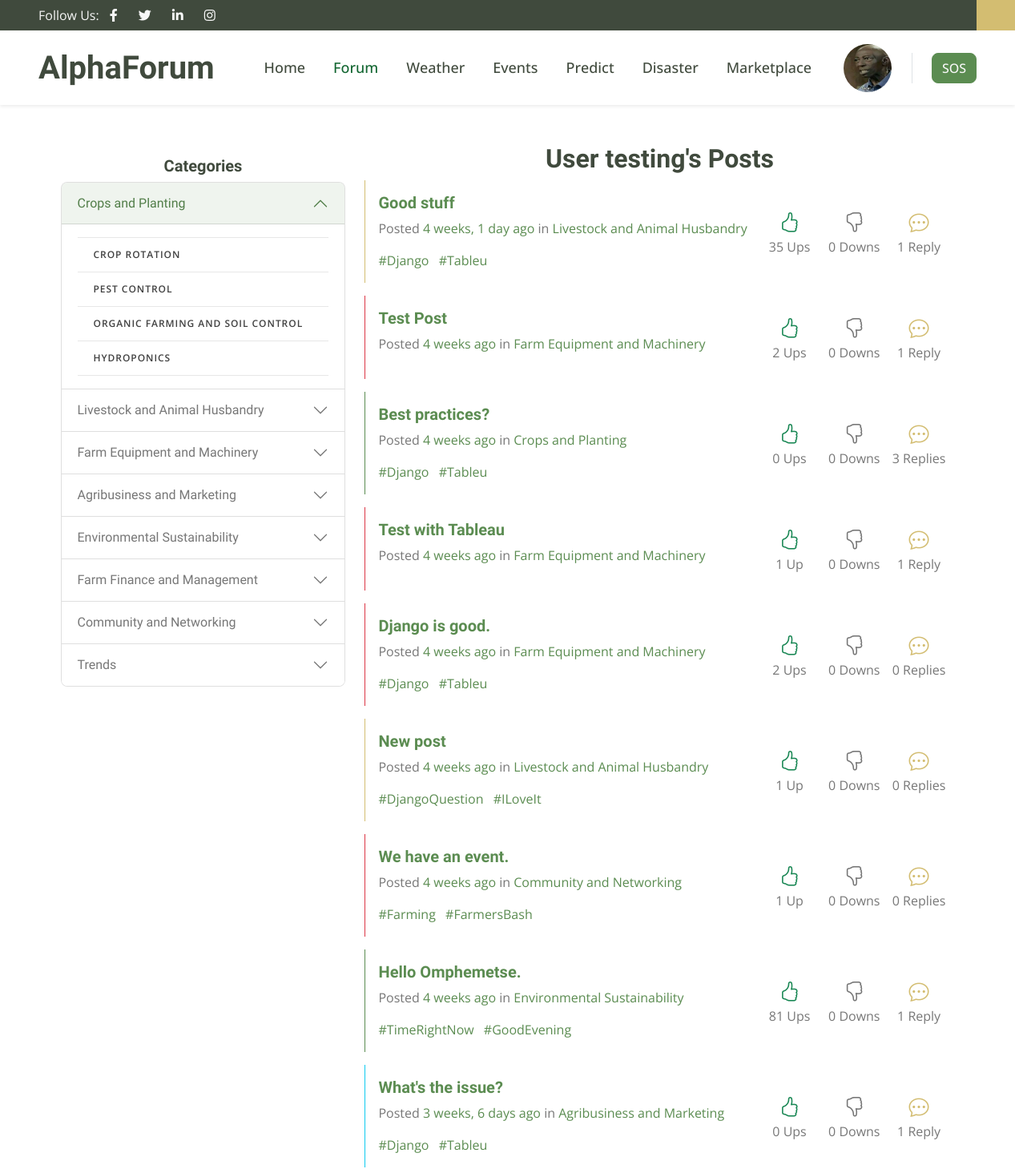
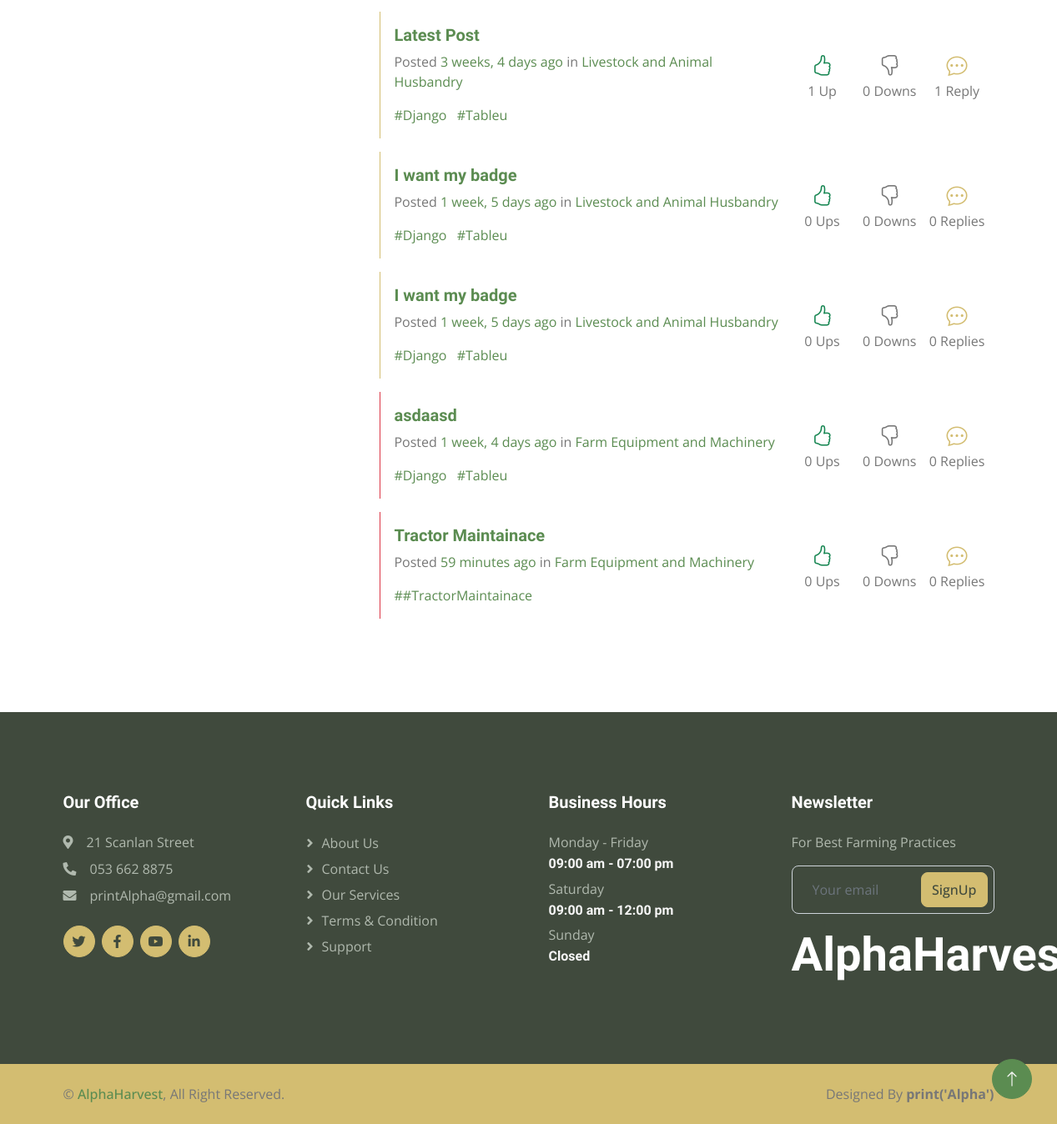
Screenshot of /forum/posts_by_user/2/ (signed in) with the database file from the repository (2 pictures, top to bottom).
### forum/models.py (models this page shows, shortened)
class Category(models.Model):
    name = models.CharField(max_length=255)
    description = models.TextField(max_length=255)
    image = models.ImageField(upload_to = 'forum/category_images', default='forum/category_images/default.jpg')
    class Meta:
        verbose_name = ('Category')
        verbose_name_plural = ('Categories')

class SubCategory(models.Model):
    category = models.ForeignKey(Category, on_delete=models.CASCADE)
    name = models.CharField(max_length=255)
    class Meta:
        verbose_name = ('SubCategory')
        verbose_name_plural = ('SubCategories')

class Post(models.Model):
    farmer = models.ForeignKey(BasicAccount, on_delete=models.CASCADE, related_name='farmer')
    category = models.ForeignKey(Category, on_delete=models.CASCADE, related_name='category')
    sub_category = models.ForeignKey(SubCategory, on_delete=models.CASCADE)
    title = models.CharField(max_length=255)
    body = RichTextUploadingField()
    tags = TaggableManager()
    upvotes = models.PositiveIntegerField(default=0)
    downvotes = models.PositiveIntegerField(default=0)
    created_at = models.DateTimeField(auto_now_add=True)
    updated_at = models.DateTimeField(default=datetime.datetime.now)
    class Meta:
        verbose_name = ('Post')
        verbose_name_plural = ('Posts')

### accounts/models.py (models this page shows, shortened)
class BasicAccount(AbstractBaseUser):
    first_name = models.CharField(max_length = 255)
    last_name = models.CharField(max_length = 255)
    username = models.CharField(max_length = 255)
    email = models.EmailField(max_length = 255, unique = True)
    date_joined = models.DateTimeField(auto_now_add=True)
    last_login = models.DateTimeField(auto_now_add=True)
    is_staff = models.BooleanField(default=False)
    is_admin = models.BooleanField(default = False)
    is_active = models.BooleanField(default = False)
    is_superuser = models.BooleanField(default = False)
    profile_complete = models.BooleanField(default = False)
    profile_public = models.BooleanField(default = False)
    USERNAME_FIELD = 'email'
    REQUIRED_FIELDS = ['username', 'first_name', 'last_name']
    objects = MyAccountManager()

### forum/views.py (the view)
# urls.py: path('posts_by_user/<int:user_id>/', views.posts_by_user, name='posts_by_user'),
def posts_by_user(request, user_id):
    posts = Post.objects.filter(farmer=user_id).order_by('created_at')
    categories = Category.objects.all().prefetch_related('subcategory_set')
    context = {
        'posts': posts,
        'categories': categories,
    }
    if request.user.is_authenticated:
        context['profile_picture'] = request.user.profile.profile_picture
    return render(request, 'forum/user_posts.html', context)

### templates/forum/user_posts.html (shortened to what this page needs)
{% extends 'base.html' %}
{% load humanize %}
{% load static %}
{% block content %}
<div class="container mt-5">
    <div class="row">
        {% include 'forum/forum_sidebar.html' %}
        <div class="col-lg-8 pb-5">
            <div class="col-md-12">
                <div class="row">
                    <div class="col-md-12 text-center">
                        <h2>{{ posts.0.farmer.first_name }} {{ posts.0.farmer.last_name }}'s Posts</h2>
                    </div>
                </div>
            </div>
            {% if posts %}
                {% for post in posts %}
                    <div class="card row-hover pos-relative py-3 px-3 mb-3
                        {% if post.category.id == 1 or post.category.id == 5 %}
                            border-primary
                        {% elif post.category.id == 2 or post.category.id == 6 %}
                            border-secondary
                        {% elif post.category.id == 3 or post.category.id == 7 %}
                            border-danger
                        {% else %}
                            border-info
                        {% endif %}
                        border-top-0 border-right-0 border-bottom-0 rounded-0">
                        <div class="row align-items-center">
                            <div class="col-md-8 mb-3 mb-sm-0">
                                <h5>
                                    <a href="{% url 'view_post' post_id=post.id %}" class="link-primary text-decoration-none">{{ post.title }}</a>
                                </h5>
                                <p class="text-sm"><span class="op-6">Posted</span> <a class="link-primary text-decoration-none" href="">{{ post.created_at|naturaltime }}</a> in <span><a class="text-decoration-none link-primary" href="{% url 'sub_picker' category_id=post.category.id %}">{{ post.category.name }}</a></span></p>
                                <div class="text-sm op-5">
                                    {% for tag in post.tags.all %}
                                        <a class="text-black mr-2" href="{% url 'posts_by_tag' tag=tag %}">#{{ tag.name }}</a>
                                    {% endfor %}
                                </div>
                            </div>
                            <div class="col-md-4 op-7">
                                <div class="row text-center op-7">
                                    <div class="col px-1"><i class="bi bi-hand-thumbs-up text-success" style="font-size: 25px;"></i> <span class="d-block text-sm">{{ post.upvotes }} {% if post.upvotes == 1 %}Up{% else %}Ups{% endif %}</span> </div>
                                    <div class="col px-1"><i class="bi bi-hand-thumbs-down text-fill" style="font-size: 25px;"></i> <span class="d-block text-sm">{{ post.downvotes }} {% if post.downvotes == 1 %}Down{% else %}Downs{% endif %}</span> </div>
                                    <div class="col px-1"><i class="bi bi-chat-dots text-secondary" style="font-size: 25px;"></i> <span class="d-block text-sm">{{ post.comments.count }} {% if post.comments.count != 1 %}Replies{% else %}Reply{% endif %}</span> </div>
                                </div>
                            </div>
                        </div>
                    </div>
                {% endfor %}
            {% endif %}
        </div>
    </div>
</div>
{% endblock %}

### templates/forum/forum_sidebar.html
{% load static %}
<div class="col-lg-4 pb-4">
    <div class="sticky-top pt-3">
        <h5 class="text-center">Categories</h5>
        <div class="accordion" id="CategoryAccordion">
            {% for category in categories %}
                <div class="accordion-item">
                    <h2 class="accordion-header" id="heading{{ category.id }}">
                        <button class="accordion-button {% if category.id != 1 %}collapsed{% endif %}" type="button" data-bs-toggle="collapse" data-bs-target="#collapse{{ category.id }}" aria-expanded="{% if category.id == 1 %}true{% else %}false{% endif %}" aria-controls="collapse{{ category.id }}">
                            {{ category.name }}
                        </button>
                    </h2>
                    <div id="collapse{{ category.id }}" class="accordion-collapse collapse {% if category.id == 1 %}show{% endif %}" aria-labelledby="heading{{ category.id }}" data-bs-parent="#CategoryAccordion">
                        <div class="accordion-body">
                                <nav class="list-group list-group-flush" style="border-top: none;">
                                    {% for subcategory in category.subcategory_set.all %}
                                        <a href="{% url 'sub_picker_with_subcategory' category_id=category.id subcategory_id=subcategory.id %}" class="list-group-item">{{ subcategory.name }}</a>
                                    {% endfor %}
                                </nav>
                        </div>
                    </div>
                </div>
            {% endfor %}
        </div>
    </div>
</div>

### static/css/style.css (style rules this page uses)
:root { --primary: #116530; --secondary: #D3BD71; --light: #F7F7F7; --dark: #404A3D; }
.list-group-flush:last-child .list-group-item:last-child { border-bottom: 0; }
.list-group-flush .list-group-item { border-right: 0 !important; border-left: 0 !important; }
.list-group-flush .list-group-item { border-right: 0; border-left: 0; border-radius: 0; }
.list-group-item:last-child { margin-bottom: 0; border-bottom-right-radius: .25rem; border-bottom-left-radius: .25rem; }
a.list-group-item, .list-group-item-action { color: #404040; font-weight: 600; }
.list-group-item { padding-top: 16px; padding-bottom: 16px; -webkit-transition: all .3s; transition: all .3s; border: 1px solid #e7e7e7 !important; border-radius: 0 !important; color: #404040; font-size: 12px; font-weight: 600; letter-spacing: .08em; text-transform: uppercase; text-decoration: none; }
.list-group-item { position: relative; display: block; padding: .75rem 1.25rem; margin-bottom: -1px; background-color: #fff; border: 1px solid rgba(0,0,0,0.125); }
.list-group-item::before { display: block; position: absolute; top: 0; left: 0; width: 3px; height: 100%; background-color: transparent; content: ''; }

### rows the page displays
Category: name "Crops and Planting"
SubCategory: name "CROP ROTATION"
SubCategory: name "PEST CONTROL"
SubCategory: name "ORGANIC FARMING AND SOIL CONTROL"
SubCategory: name "HYDROPONICS"
Category: name "Livestock and Animal Husbandry"
Category: name "Farm Equipment and Machinery"
Category: name "Agribusiness and Marketing"
Category: name "Environmental Sustainability"
Category: name "Farm Finance and Management"
Category: name "Community and Networking"
Category: name "Trends"
Post: farmer.first_name "User", farmer.last_name "testing", title "Good stuff", created_at "4 weeks, 1 day ago", category.name "Livestock and Animal Husbandry", upvotes "35", shows "Ups", downvotes "0", shows "Downs", comments.count "1", shows "Reply"
Tag: name "Django"
Tag: name "Tableu"
Post: title "Test Post", created_at "4 weeks ago", category.name "Farm Equipment and Machinery", upvotes "2", shows "Ups", downvotes "0", shows "Downs", comments.count "1", shows "Reply"
Post: title "Best practices?", created_at "4 weeks ago", category.name "Crops and Planting", upvotes "0", shows "Ups", downvotes "0", shows "Downs", comments.count "3", shows "Replies"
Post: title "Test with Tableau", created_at "4 weeks ago", category.name "Farm Equipment and Machinery", upvotes "1", shows "Up", downvotes "0", shows "Downs", comments.count "1", shows "Reply"
Post: title "Django is good.", created_at "4 weeks ago", category.name "Farm Equipment and Machinery", upvotes "2", shows "Ups", downvotes "0", shows "Downs", comments.count "0", shows "Replies"
Post: title "New post", created_at "4 weeks ago", category.name "Livestock and Animal Husbandry", upvotes "1", shows "Up", downvotes "0", shows "Downs", comments.count "0", shows "Replies"
Tag: name "DjangoQuestion"
Tag: name "ILoveIt"
Post: title "We have an event.", created_at "4 weeks ago", category.name "Community and Networking", upvotes "1", shows "Up", downvotes "0", shows "Downs", comments.count "0", shows "Replies"
Tag: name "Farming"
Tag: name "FarmersBash"
Post: title "Hello Omphemetse.", created_at "4 weeks ago", category.name "Environmental Sustainability", upvotes "81", shows "Ups", downvotes "0", shows "Downs", comments.count "1", shows "Reply"
Tag: name "TimeRightNow"
Tag: name "GoodEvening"
Post: title "What's the issue?", created_at "3 weeks, 6 days ago", category.name "Agribusiness and Marketing", upvotes "0", shows "Ups", downvotes "0", shows "Downs", comments.count "1", shows "Reply"
Post: title "Latest Post", created_at "3 weeks, 4 days ago", category.name "Livestock and Animal Husbandry", upvotes "1", shows "Up", downvotes "0", shows "Downs", comments.count "1", shows "Reply"
Post: title "I want my badge", created_at "1 week, 5 days ago", category.name "Livestock and Animal Husbandry", upvotes "0", shows "Ups", downvotes "0", shows "Downs", comments.count "0", shows "Replies"
Post: title "I want my badge", created_at "1 week, 5 days ago", category.name "Livestock and Animal Husbandry", upvotes "0", shows "Ups", downvotes "0", shows "Downs", comments.count "0", shows "Replies"
Post: title "asdaasd", created_at "1 week, 4 days ago", category.name "Farm Equipment and Machinery", upvotes "0", shows "Ups", downvotes "0", shows "Downs", comments.count "0", shows "Replies"
Post: title "Tractor Maintainace", created_at "59 minutes ago", category.name "Farm Equipment and Machinery", upvotes "0", shows "Ups", downvotes "0", shows "Downs", comments.count "0", shows "Replies"
Tag: name "#TractorMaintainace"
